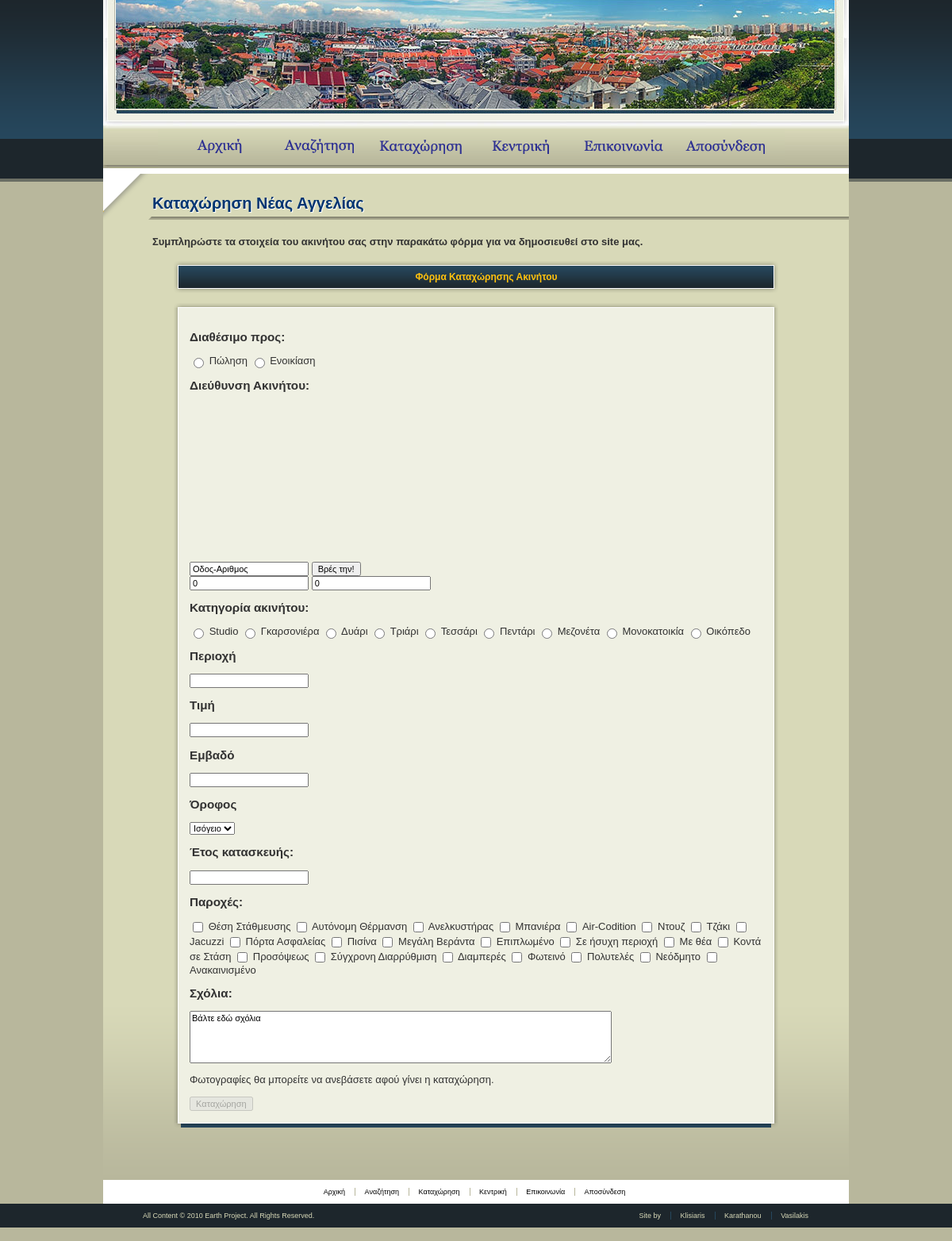
The app's page /site/homeAdvertise.php (signed in) with its own data.
### tables this page shows
create table categories
(
	cat_id int not null auto_increment,
	category varchar(100) not null,
	primary key(cat_id)
);

create table facilities
(
	fac_id int not null auto_increment,
	facility varchar(100) not null,
	primary key(fac_id)
);

### site/homeAdvertise.php (called while the page is built, shortened)
<?php
try
{
	dispHeader('');
	dispHomeAdvertise();
	dispFooter();
}
catch(Exception $e)
{
	dispHeader('Error');
	echo $e->getMessage();
	dispFooter();
	exit;
}
?>

### site/main_functions.php (called while the page is built, shortened)
<?php
function db_excecute($message,$error)
{
	$result = mysql_query("$message");
	return $result;
}
?>

### site/html_functions.php (the view, shortened to what this page needs)
<?php
function dispHeader($header,$num=1)
{
?>
<!DOCTYPE html PUBLIC "-//W3C//DTD XHTML 1.0 Transitional//EN" "http://www.w3.org/TR/xhtml1/DTD/xhtml1-transitional.dtd">
<html xmlns="http://www.w3.org/1999/xhtml">
<head>
<link rel="stylesheet" type="text/css" href="mystyle.css" />
</head>
<body>
<div id="main">
<div id="header">
<ul id="navigation">
<li ><a href="main.php" id="home">Αρχική</a></li>
<li ><a href="homeSearch.php" id="search">Αναζήτηση</a></li>
<li ><a href="homeAdvertise.php" id="kataxorisi">Καταχώρηση</a></li>
<li ><a href="member.php" id="kedriki">Κεντρική</a></li>
<li ><a href=""target="_blank" id="contact">Επικοινωνια</a></li>
<?php
if(isset($_SESSION['valid_user']))
{
?>
<li ><a href="logout.php" id="logout" >Αποσύνδεση</a></li>
<?php
}
else
{
?>
<li><a href="login.php" id="login" >Σύνδεση</a></li>
<?php
}
?>
</ul>
</div>
<div id="visual"></div>
<div id="middle-alt">
<div id="bg-alt">
<div class="no-column">
	<?php
}
function dispFooter()
{
?>
  </div>
<div class="triangle-alt">&nbsp;</div>
</div>
</div>
<ul id="bottom-navigation">
		<li><a href="main.php">Αρχική</a></li>
		<li><a href="homeSearch.php">Αναζήτηση</a></li>
		<li><a href="homeAdvertise.php">Καταχώρηση</a></li>
		<li><a href="member.php">Κεντρική</a></li>
		<li><a href="" target="_blank">Επικοινωνία</a></li>
<?php
if(isset($_SESSION['valid_user']))
{
?>
		<li class="last"><a href="logout.php">Αποσύνδεση</a></li>
<?php
}
else
{
?>
<li class="last"><a href="login.php" >Σύνδεση</a></li>
<?php
}
?>
	</ul>
</div>
  <div id="footer">
	<div class="content">
		<div class="copyright">All Content &copy; 2010 Earth Project. All Rights Reserved.</div>
		<ul>
			<li><span>Site by</span></li>
			<li><span>Klisiaris</span></li>
			<li><span>Karathanou</span></li>
			<li class="last"><span>Vasilakis</span></li>
		</ul>
	</div>
</div>
  </body>
  </html>
<?php
}
?>
<?php
function dispHomeAdvertise()
{
$message="select * from categories;";
$result=db_excecute($message,'select');
$message="select * from facilities;";
$facilities=db_excecute($message,'select2');
?>
<div class='header-bar-full'><h1 class="blue">Καταχώρηση Νέας Αγγελίας</h1></div>
<h4>Συμπληρώστε τα στοιχεία του ακινήτου σας στην παρακάτω φόρμα για να δημοσιευθεί στο site μας.</h4>
<div id="sub-header"><span class="yellow">Φόρμα Καταχώρησης Ακινήτου</span></div>
<div class="content-box-1">
<div class="content-box-1-top"></div>
<div class="content-box-1-middle">
<div class="content-box-1-content"> <div align="left">
<h3>Διαθέσιμο προς:</h3>
<form method="post" action="homeAdvertiseNew.php">
<input type="radio" name="typos" value="pwlhsh" /> Πώληση
<input type="radio" name="typos" value="enoikiash" /> Ενοικίαση
<h3>Διεύθυνση Ακινήτου:</h3>
<div id="mainMap" style="width: 290px; height: 200px"></div>
<div>
    <input id="address" name="address" type="text"
	onfocus="if (this.value == 'Οδος-Αριθμος') {this.value = '';}"
	onblur="if (this.value == '') {this.value = 'Οδος-Αριθμος';}" value="Οδος-Αριθμος" />
    <input type="button" value="Βρές την!" onclick="codeAddress()" />
</div>
<input id="latitude" name="latitude" type="text" value="0" />
<input id="longitude" name="longitude" type="text" value="0" />
<h3>Κατηγορία ακινήτου:</h3>
<?php
while($row = mysql_fetch_array($result))
{?>
	<input type="radio" name="category" value="<?php echo $row['category']?>" /> <?php echo $row['category']?>
<?php
}?>
<h3>Περιοχή</h3>
<input type="text" name="region"/><br />
<h3>Τιμή</h3>
<input type="text" name="price"/><br />
<h3>Eμβαδό</h3>
<input type="text" name="area"/><br />
<h3>Όροφος</h3>
<select name="Afloor">
<option value="0" >Ισόγειο</option>
</select>
<h3>Έτος κατασκευής:</h3>
<input type="text" name="constr_date"/><br />
<h3>Παροχές:</h3>
<?php
while($row = mysql_fetch_array($facilities))
{?>
	<input type="checkbox" name="facilities[]" value="<?php echo $row['facility']?>" /> <?php echo $row['facility']?>
<?php
}?>
<h3>Σχόλια:</h3>
<textarea rows="5" cols="80" name="comments"
onfocus="if (this.value == 'Βάλτε εδώ σχόλια') {this.value = '';}"
onblur="if (this.value == '') {this.value = 'Βάλτε εδώ σχόλια';}" >Βάλτε εδώ σχόλια</textarea>
<br />
<br />
Φωτογραφίες θα μπορείτε να ανεβάσετε αφού γίνει η καταχώρηση.
<br />
<br />
<input type="submit" id="submitForm" value="Kαταχώρηση" disabled="disabled" />
</form>
</div>
 </div>
</div>
<div class="content-box-1-bottom">&nbsp;</div>
</div>
<?php
}
?>

### site/mystyle.css (style rules this page uses)
body { margin:0; color:#323232; font-family:verdana,tahoma,sans-serif; background:#b8b79c url(images/bg-body.gif) repeat-x top; font-size:13px; min-width:940px; }
form { margin:0; padding:0; }
a { text-decoration:none; color:#000; }
select, input, textarea { font:11px verdana,sans-serif;vertical-align:middle; }
a.logo, #navigation a, a.continue-reading, .header-bar h1 { text-indent:-9999px; overflow:hidden; display:block; }
#main { width:940px; margin:0 auto; margin-top:-17px; min-height:700px; }
#header { width:100%; height:229px; background:#223846 url(images/bg-header2.jpg) no-repeat left top; position:relative; }
h1 { margin:0; }
ul { margin:0; padding:0; list-style:none; }
#navigation { position:absolute; top:180px; left:77px; }
#navigation a { height:49px; }
#navigation li { float:left; margin:0 -8px; }
#navigation #home { width:145px;background:url(images/btn-home.gif); }
#navigation #search { width:145px;background:url(images/btn-search.gif); }
#navigation #kataxorisi { width:145px;background:url(images/btn-kataxorisi.gif); }
#navigation #kedriki { width:145px;background:url(images/btn-kentriki.gif); }
#navigation #contact { width:145px;background:url(images/btn-contact.gif); }
#navigation #logout { width:145px;background:url(images/btn-logout.gif); }
#middle-alt { width:940px; overflow:hidden; background: #d8d9b8 url(images/bg-middle-alt.gif) repeat-x left bottom; }
#bg-alt { width:940px; overflow:hidden; position:relative; }
.no-column { float:right; width:815px; padding:26px 63px 65px 5px; min-height:400px; }
.triangle-alt { width:118px; height:58px; background:url(images/triangle-alt.gif) no-repeat left top; position:absolute; top:0; left:0px; }
#bottom-navigation { text-align:center; background:#fff; font-size:9px; padding:10px 0; }
#bottom-navigation li { display:inline; }
#bottom-navigation a { padding:0 13px 0 9px; background:url(images/delimiter.gif) no-repeat right; }
#bottom-navigation .last a { background:none; }
#footer { width:100%; background:#1d262c; padding:10px 0; font-size:9px; color:#d8d9b8; }
#footer .content { overflow:hidden;margin:0 auto;width:940px; }
#footer .copyright { float:left; padding:0 0 0 50px; }
#footer ul { float:right; padding:0 38px 0 0; }
#footer ul li { display:inline; }
#footer ul span { color:#d8d9b8; padding:0 13px 0 9px; background:url(images/delimiter1.gif) no-repeat right; }
#footer ul .last span { background:none; }
#visual { overflow:hidden; background:#fff; padding:2px 0 0px 61px; height:5px; }
.header-bar-full { width:883px; margin:0 -63px 20px -5px; padding:0 0 9px 5px; background:url(images/bg-header-bar-full.gif) no-repeat left bottom; }
.blue { color:#003471; font-size:20px; font-family:Georgia, Arial, "Times New Roman", Times; text-shadow:1px 1px 1px #fff; }
.yellow { color:#ffc20e; }
#sub-header { width:762px; height:40px; color:#fff; text-align:center; font-size:12px; font-weight:bold; margin-left:27px; padding: 13px 13px 0 13px; background:url(images/bg-sub-header.png) no-repeat left top; }
.content-box-1 { width:762px; height:auto; margin-left: 27px; }
.content-box-1-top { width:762px; height:6px; background:url(images/content-box-762-top.png) no-repeat left top; }
.content-box-1-middle { width:762px; color:#323232; line-height:14px; background: url(images/content-box-762-middle.png) repeat-y left top; }
.content-box-1-content { padding:15px 20px 15px 20px; }
.content-box-1-bottom { width:762px; height:7px; background:url(images/content-box-762-bottom.png) no-repeat left top; }

### records on screen
categories: category "Studio"
categories: category "Γκαρσονιέρα"
categories: category "Δυάρι"
categories: category "Τριάρι"
categories: category "Τεσσάρι"
categories: category "Πεντάρι"
categories: category "Μεζονέτα"
categories: category "Μονοκατοικία"
categories: category "Οικόπεδο"
facilities: facility "Θέση Στάθμευσης"
facilities: facility "Αυτόνομη Θέρμανση"
facilities: facility "Ανελκυστήρας"
facilities: facility "Μπανιέρα"
facilities: facility "Air-Codition"
facilities: facility "Ντουζ"
facilities: facility "Τζάκι"
facilities: facility "Jacuzzi"
facilities: facility "Πόρτα Ασφαλείας"
facilities: facility "Πισίνα"
facilities: facility "Μεγάλη Βεράντα"
facilities: facility "Επιπλωμένο"
facilities: facility "Σε ήσυχη περιοχή"
facilities: facility "Με θέα"
facilities: facility "Κοντά σε Στάση"
facilities: facility "Προσόψεως"
facilities: facility "Σύγχρονη Διαρρύθμιση"
facilities: facility "Διαμπερές"
facilities: facility "Φωτεινό"
facilities: facility "Πολυτελές"
facilities: facility "Νεόδμητο"
facilities: facility "Ανακαινισμένο"
